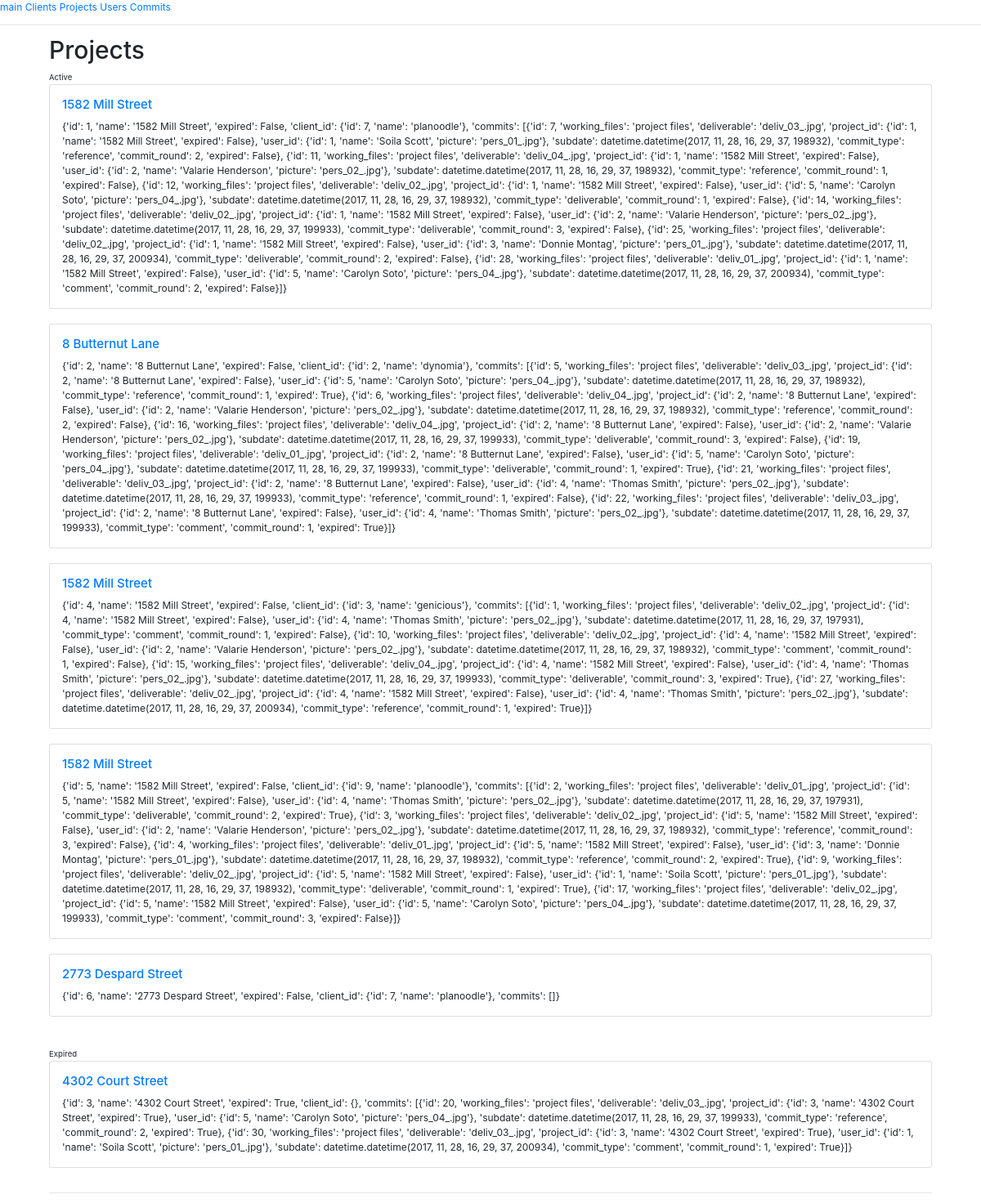
Screenshot of /project with the database file from the repository.
### app.py (models this page shows, shortened)
class Project(db.Model):
    id = db.Column(db.Integer, primary_key=True)
    name = db.Column(db.String)
    expired = db.Column(db.Boolean, default=False)
    client_id = db.Column(db.Integer, db.ForeignKey('client.id'),
        nullable=False)
    commits = db.relationship('Commit',
        backref=db.backref('Project', lazy=True))

### app.py (the view)
@app.route('/project')
def projects():
    data = module.func.project_all()
    return render_template('projects.html', data=data)

### module/func.py (called while the page is built)
def scheme_project(row):
    commits = []
    client = {}
    for commit in row.commits:
        commits.append(scheme_commit(commit))
    raw_client = app.Client.query.filter_by(id=row.client_id).first()
    if raw_client:
        client = {
            'id': raw_client.id,
            'name': raw_client.name
        }
    return {
        'id': row.id,
        'name': row.name,
        'expired': row.expired,
        'client_id': client,
        'commits': commits
    }

def scheme_commit(row):
    user_row = app.User.query.filter_by(id=row.user_id).first()
    user = {
        'id': user_row.id,
        'name': user_row.name,
        'picture': user_row.picture
    }
    project = {}
    project_row = app.Project.query.filter_by(id=row.project_id).first()
    if project_row != None:
        project = {
            'id': project_row.id,
            'name': project_row.name,
            'expired': project_row.expired,
        }
    return {
        'id': row.id,
        'working_files': row.working_files,
        'deliverable': row.deliverable,
        'project_id': project,
        'user_id': user,
        'subdate': row.subdate,
        'commit_type': row.commit_type,
        'commit_round': row.commit_round,
        'expired': row.expired
    }

def project_all():
    output = []
    rows = app.Project.query.all()
    for row in rows:
        x = scheme_project(row)
        output.append(x)
    return output

### templates/projects.html
{% extends "base.html" %}
{% block content %}
<h1>Projects</h1>
<small>Active</small>
{% for project in data %}
{% if project.expired == False %}
<div class="card" style="width: 100%;">
        <div class="card-body">
                <h5 class="card-title"><a href="/project/{{project.id}}">{{project.name}}</a></h5>
            <p class="card-text">
                    {{project}}
            </p>
        </div>
    </div>
    <br>
{% endif %}
{% endfor %}
<br>
<small>Expired</small>
{% for project in data %}
{% if project.expired == True %}
<div class="card" style="width: 100%;">
        <div class="card-body">
                <h5 class="card-title"><a href="/project/{{project.id}}">{{project.name}}</a></h5>
            <p class="card-text">
                    {{project}}
            </p>
        </div>
    </div>
    <br>
{% endif %}
{% endfor %}
{% endblock %}

### rows the page displays
Project: name "1582 Mill Street", project "{'id': 1, 'name': '1582 Mill Street', 'expired': False, 'client_id': {'id': 7, 'name': 'planoodle'}, 'commits': [{'id': 7, 'working_files': 'project files', 'deliverable': 'deliv_03_.jpg', 'project_id': {'id': 1, 'name': '1582 Mill Street', 'expired': False}, 'user_id': {'id': 1, 'name': 'Soila Scott', 'picture': 'pers_01_.jpg'}, 'subdate': datetime.datetime(2017, 11, 28, 16, 29, 37, 198932), 'commit_type': 'reference', 'commit_round': 2, 'expired': False}, {'id': 11, 'working_files': 'project files', 'deliverable': 'deliv_04_.jpg', 'project_id': {'id': 1, 'name': '1582 Mill Street', 'expired': False}, 'user_id': {'id': 2, 'name': 'Valarie Henderson', 'picture': 'pers_02_.jpg'}, 'subdate':…"
Project: name "8 Butternut Lane", project "{'id': 2, 'name': '8 Butternut Lane', 'expired': False, 'client_id': {'id': 2, 'name': 'dynomia'}, 'commits': [{'id': 5, 'working_files': 'project files', 'deliverable': 'deliv_03_.jpg', 'project_id': {'id': 2, 'name': '8 Butternut Lane', 'expired': False}, 'user_id': {'id': 5, 'name': 'Carolyn Soto', 'picture': 'pers_04_.jpg'}, 'subdate': datetime.datetime(2017, 11, 28, 16, 29, 37, 198932), 'commit_type': 'reference', 'commit_round': 1, 'expired': True}, {'id': 6, 'working_files': 'project files', 'deliverable': 'deliv_04_.jpg', 'project_id': {'id': 2, 'name': '8 Butternut Lane', 'expired': False}, 'user_id': {'id': 2, 'name': 'Valarie Henderson', 'picture': 'pers_02_.jpg'}, 'subdate':…"
Project: name "1582 Mill Street", project "{'id': 4, 'name': '1582 Mill Street', 'expired': False, 'client_id': {'id': 3, 'name': 'genicious'}, 'commits': [{'id': 1, 'working_files': 'project files', 'deliverable': 'deliv_02_.jpg', 'project_id': {'id': 4, 'name': '1582 Mill Street', 'expired': False}, 'user_id': {'id': 4, 'name': 'Thomas Smith', 'picture': 'pers_02_.jpg'}, 'subdate': datetime.datetime(2017, 11, 28, 16, 29, 37, 197931), 'commit_type': 'comment', 'commit_round': 1, 'expired': False}, {'id': 10, 'working_files': 'project files', 'deliverable': 'deliv_02_.jpg', 'project_id': {'id': 4, 'name': '1582 Mill Street', 'expired': False}, 'user_id': {'id': 2, 'name': 'Valarie Henderson', 'picture': 'pers_02_.jpg'}, 'subdate':…"
Project: name "1582 Mill Street", project "{'id': 5, 'name': '1582 Mill Street', 'expired': False, 'client_id': {'id': 9, 'name': 'planoodle'}, 'commits': [{'id': 2, 'working_files': 'project files', 'deliverable': 'deliv_01_.jpg', 'project_id': {'id': 5, 'name': '1582 Mill Street', 'expired': False}, 'user_id': {'id': 4, 'name': 'Thomas Smith', 'picture': 'pers_02_.jpg'}, 'subdate': datetime.datetime(2017, 11, 28, 16, 29, 37, 197931), 'commit_type': 'deliverable', 'commit_round': 2, 'expired': True}, {'id': 3, 'working_files': 'project files', 'deliverable': 'deliv_02_.jpg', 'project_id': {'id': 5, 'name': '1582 Mill Street', 'expired': False}, 'user_id': {'id': 2, 'name': 'Valarie Henderson', 'picture': 'pers_02_.jpg'}, 'subdate':…"
Project: name "2773 Despard Street", project "{'id': 6, 'name': '2773 Despard Street', 'expired': False, 'client_id': {'id': 7, 'name': 'planoodle'}, 'commits': []}"
Project: name "4302 Court Street", project "{'id': 3, 'name': '4302 Court Street', 'expired': True, 'client_id': {}, 'commits': [{'id': 20, 'working_files': 'project files', 'deliverable': 'deliv_03_.jpg', 'project_id': {'id': 3, 'name': '4302 Court Street', 'expired': True}, 'user_id': {'id': 5, 'name': 'Carolyn Soto', 'picture': 'pers_04_.jpg'}, 'subdate': datetime.datetime(2017, 11, 28, 16, 29, 37, 199933), 'commit_type': 'reference', 'commit_round': 2, 'expired': True}, {'id': 30, 'working_files': 'project files', 'deliverable': 'deliv_03_.jpg', 'project_id': {'id': 3, 'name': '4302 Court Street', 'expired': True}, 'user_id': {'id': 1, 'name': 'Soila Scott', 'picture': 'pers_01_.jpg'}, 'subdate': datetime.datetime(2017, 11, 28,…"
